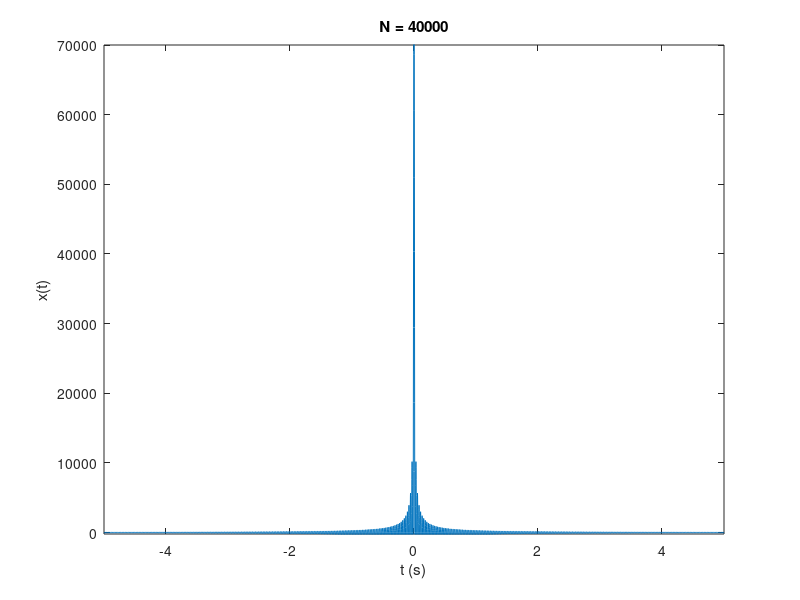

Here is the MATLAB script that generated this plot:
clear  all
close all
clc

omega_0 = 2*pi/1000;
valores_N = [1 1000 2000 3000 4000 5000 6000 7000 8000 9000 10000 20000 ...
    30000 40000]; 
N = max(valores_N);
dt = 0.1*(pi/(N*omega_0)); % satisfaz o teorema da amostragem
T = 2*pi/omega_0;
T_max = 5; %2.5*T;
t = -T_max:dt:T_max;

% x = ones(size(t))*2*T1/T;
% plot(t,(1/2)*square(2*pi*t+pi/2)+1/2)
% hold on
x = (1)*2*cos(0*omega_0*t);
plot(t,x), title(sprintf('N=%i',0)),
xlabel('t (s)'), ylabel('x(t)')
axis([-T_max T_max -0.2e3 70e3])%, axis equal
pause(1)

for k = 1:N
    x = x + (1)*2*cos(k*omega_0*t);
    if sum(valores_N == k)
        plot(t,x), title(sprintf('N = %i',k)),
        xlabel('t (s)'), ylabel('x(t)')
        axis([-T_max T_max -0.2e3 70e3])%, axis equal
        pause(1)
    end
end
